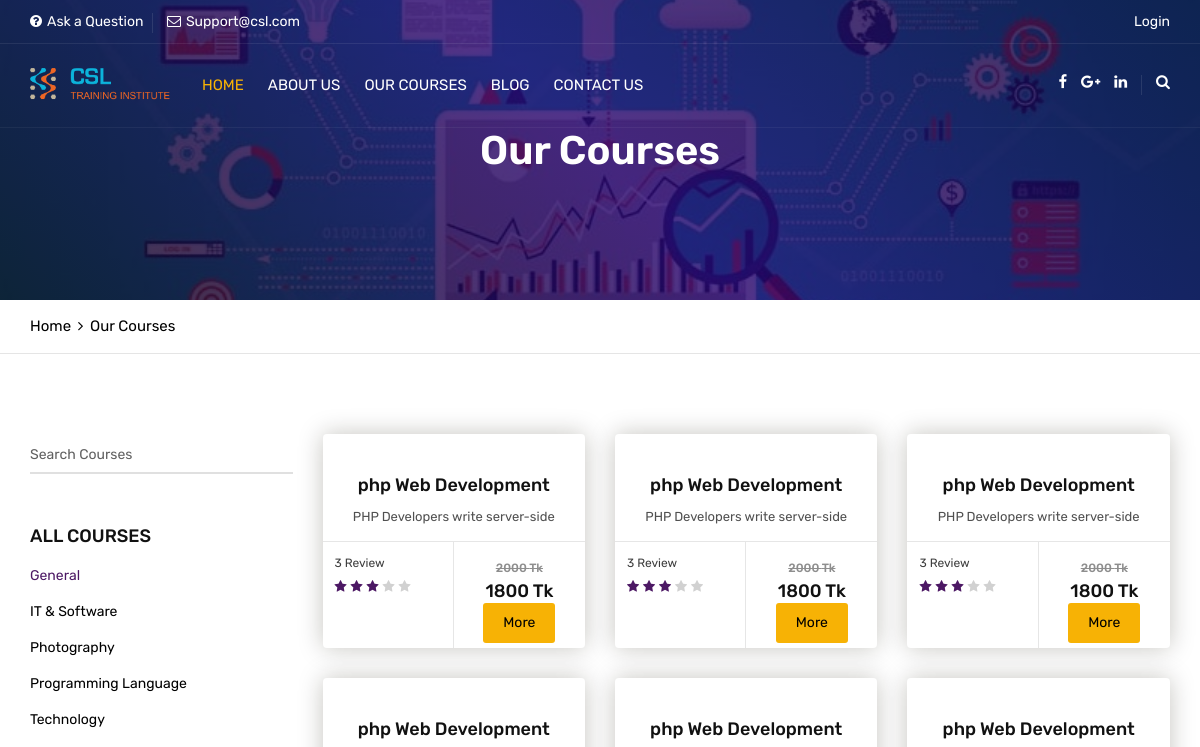
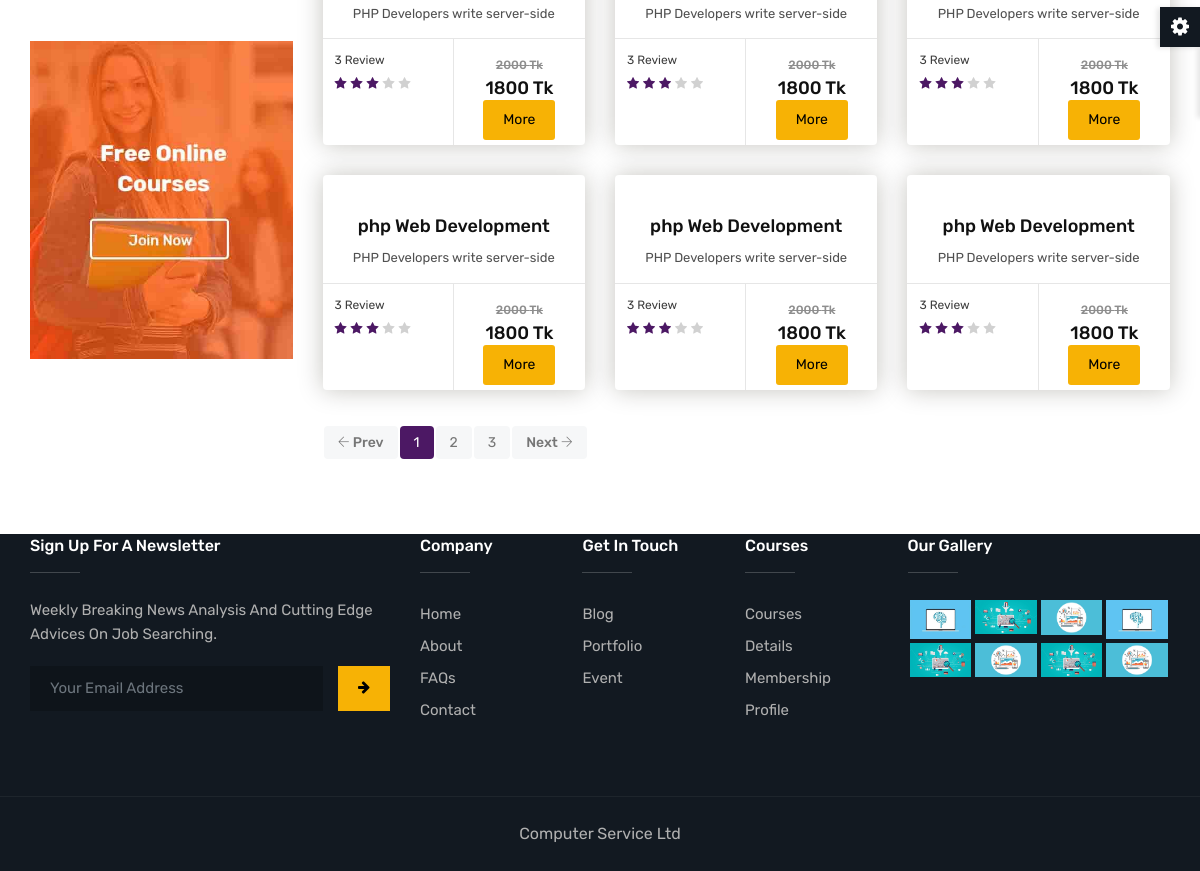
/courses.php, run on an earlier commit of the app's database (2 pictures, top to bottom).
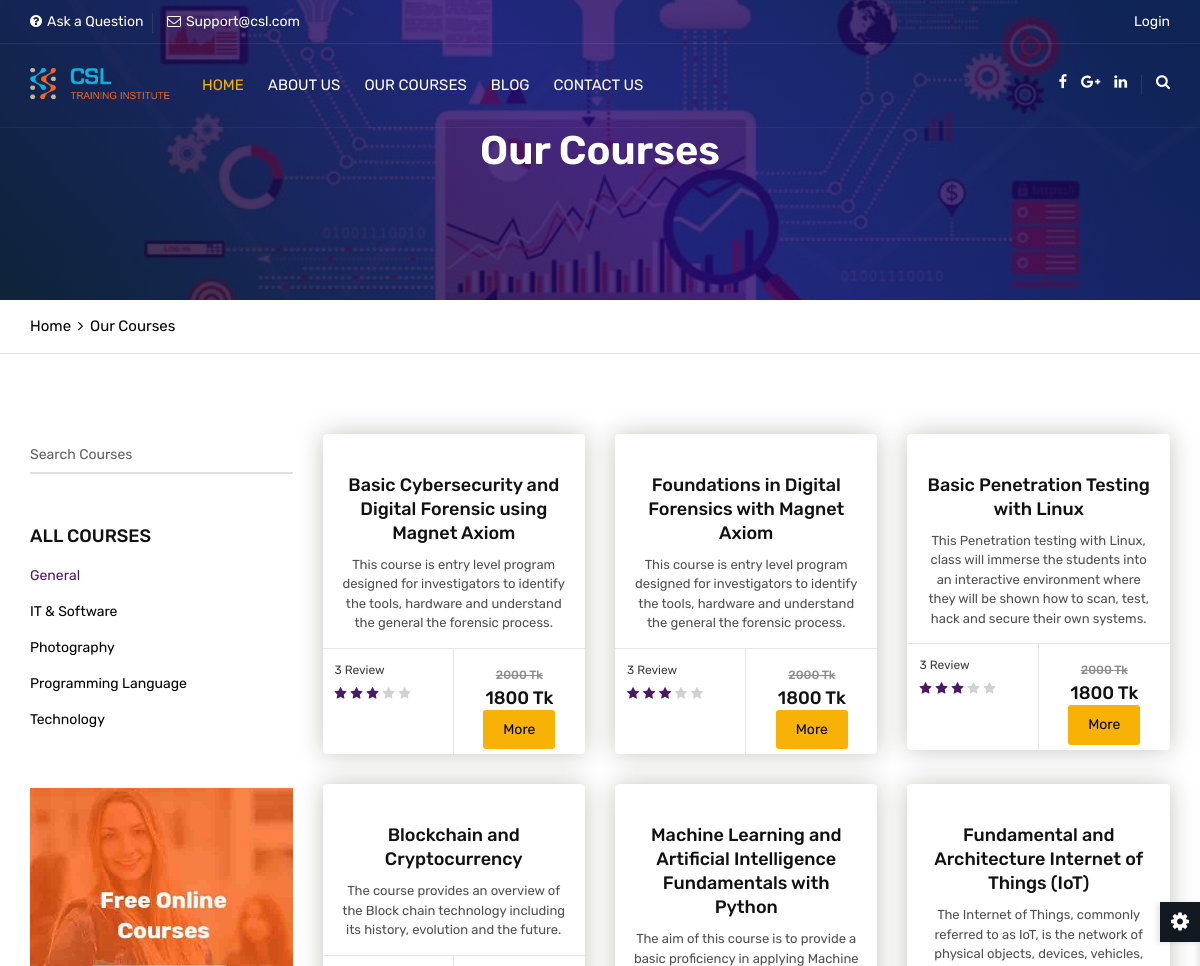
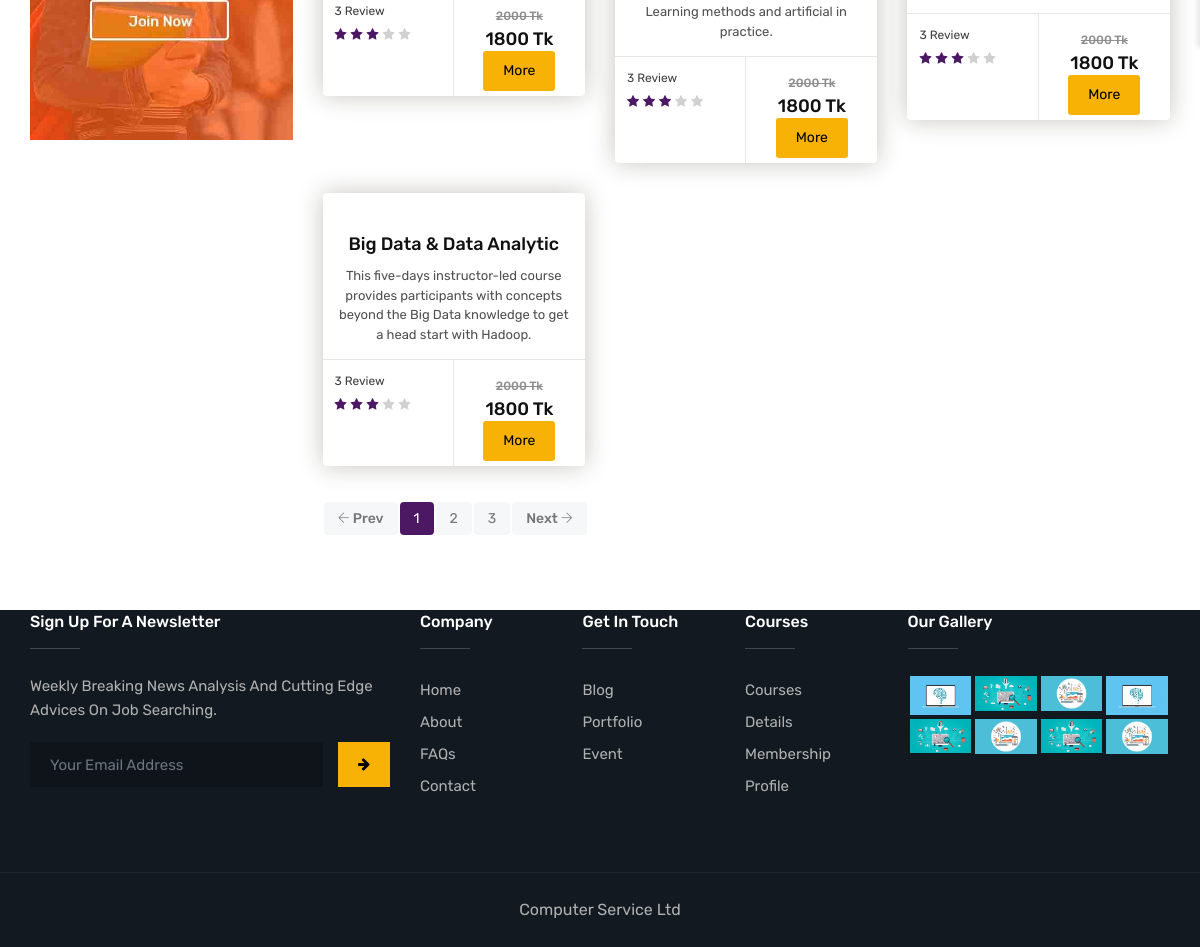
And on a later commit of the database (2 pictures, top to bottom).
### tables this page shows
CREATE TABLE `courses` (
  `course_id` int(20) NOT NULL,
  `course_name` text NOT NULL,
  `course_short_desc` text NOT NULL,
  `course_long_desc` text NOT NULL,
  `course_start_date` date NOT NULL,
  `course_end_date` date NOT NULL,
  `no_of_class` int(255) NOT NULL,
  `course_total_hour` int(255) NOT NULL,
  `reg_open_date` date NOT NULL,
  `reg_end_date` date NOT NULL,
  `class_schedule_id` int(11) NOT NULL,
  `venue` text NOT NULL,
  `course_objective` text NOT NULL,
  `course_instructor` text NOT NULL,
  `course_status` text NOT NULL,
  `available_seat` int(100) NOT NULL,
  `course_img_id` text NOT NULL,
  `review` int(10) NOT NULL,
  `old_price` text NOT NULL,
  `new_price` text NOT NULL,
  `created_date` date NOT NULL,
  `last_updated_date` date NOT NULL,
  `created_by` text NOT NULL,
  `last_updated_by` text NOT NULL,
  `course_category` text NOT NULL
);

### courses.php (the view, shortened to what this page needs)
<?php
include "con1.php";
?>
<!DOCTYPE html>
<html lang="en">
<head>
	<link rel="stylesheet" type="text/css" href="assets/css/assets.css">
	<link rel="stylesheet" type="text/css" href="assets/css/typography.css">
	<link rel="stylesheet" type="text/css" href="assets/css/shortcodes/shortcodes.css">
	<link rel="stylesheet" type="text/css" href="assets/css/style.css">
	<link class="skin" rel="stylesheet" type="text/css" href="assets/css/color/color-1.css">
</head>
<body id="bg">
<div class="page-wraper">
   <?php
include "includes/header.php";
 ?>
    <div class="page-content bg-white">
        <div class="page-banner ovbl-dark" style="background-image:url(assets/images/banner/banner3.jpg);">
            <div class="container">
                <div class="page-banner-entry">
                    <h1 class="text-white">Our Courses</h1>
				 </div>
            </div>
        </div>
		<div class="breadcrumb-row">
			<div class="container">
				<ul class="list-inline">
					<li><a href="#">Home</a></li>
					<li>Our Courses</li>
				</ul>
			</div>
		</div>
		<div class="content-block">
			<div class="section-area section-sp1">
                <div class="container">
					 <div class="row">
						<div class="col-lg-3 col-md-4 col-sm-12 m-b30">
							<div class="widget courses-search-bx placeani">
								<div class="form-group">
									<div class="input-group">
										<label>Search Courses</label>
										<input name="dzName" type="text" required class="form-control">
									</div>
								</div>
							</div>
							<div class="widget widget_archive">
                                <h5 class="widget-title style-1">All Courses</h5>
                                <ul>
                                    <li class="active"><a href="#">General</a></li>
                                    <li><a href="#">IT & Software</a></li>
                                    <li><a href="#">Photography</a></li>
                                    <li><a href="#">Programming Language</a></li>
                                    <li><a href="#">Technology</a></li>
                                </ul>
                            </div>
							<div class="widget">
								<a href="#"><img src="assets/images/adv/adv.jpg" alt=""/></a>
							</div>
						</div>
						<div class="col-lg-9 col-md-8 col-sm-12">
							<div class="row">
		<?php
        $get_courses_sql="SELECT * FROM courses";
		$run_courses=mysqli_query($conn,$get_courses_sql);
		while($row_course=mysqli_fetch_array($run_courses)){
		$course_id=$row_course['course_id'];
		$course_name=$row_course['course_name'];
		$course_short_desc=$row_course['course_short_desc'];
		$review=$row_course['review'];
		$old_price=$row_course['old_price'];
		$new_price=$row_course['new_price'];
 ?>
								<div class="col-md-6 col-lg-4 col-sm-6 m-b30">
									<div class="cours-bx">
										<div class="action-box">
										</div>
										<div class="info-bx text-center">
											<h5><a href="course_details.php?course_id=<?php echo $course_id; ?>"><?php echo $course_name; ?></a></h5>
											<span><?php echo $course_short_desc; ?></span>
										</div>
										<div class="cours-more-info">
											<div class="review">
												<span><?php echo $review." Review"; ?> </span>
												<ul class="cours-star">
													<li class="active"><i class="fa fa-star"></i></li>
													<li class="active"><i class="fa fa-star"></i></li>
													<li class="active"><i class="fa fa-star"></i></li>
													<li><i class="fa fa-star"></i></li>
													<li><i class="fa fa-star"></i></li>
												</ul>
											</div>
											<div class="price text-center" style="margin-top: 8px;">
												<del><?php echo $old_price." Tk"; ?></del>
												<h5><?php echo $new_price." Tk"; ?></h5>
											<a href="course_details.php?course_id=<?php echo $course_id; ?>" class="btn">More</a>
											</div>
										</div>
									</div>
								</div>
<?php } ?>
								<div class="col-lg-12 m-b20">
									<div class="pagination-bx rounded-sm gray clearfix">
										<ul class="pagination">
											<li class="previous"><a href="#"><i class="ti-arrow-left"></i> Prev</a></li>
											<li class="active"><a href="#">1</a></li>
											<li><a href="#">2</a></li>
											<li><a href="#">3</a></li>
											<li class="next"><a href="#">Next <i class="ti-arrow-right"></i></a></li>
										</ul>
									</div>
								</div>
							</div>
						</div>
					</div>
				</div>
            </div>
        </div>
    </div>
	<?php
include "includes/footer.php";
 ?>
</div>
</body>
</html>

### includes/header.php (shortened to what this page needs)
  <header class="header rs-nav header-transparent">
<div class="top-bar">
	<div class="container">
		<div class="row d-flex justify-content-between">
			<div class="topbar-left">
				<ul>
					<li><a href=""><i class="fa fa-question-circle"></i>Ask a Question</a></li>
					<li><a href="javascript:"><i class="fa fa-envelope-o"></i>Support@csl.com</a></li>
				</ul>
			</div>
			<div class="topbar-right">
				<ul>
					<li><a href="login.php">Login</a></li>
				</ul>
			</div>
		</div>
	</div>
</div>
<div class="sticky-header navbar-expand-lg">
          <div class="menu-bar clearfix">
              <div class="container clearfix">
			<div class="menu-logo">
				<a href="index.php"><img src="assets/images/logo-white.png" alt=""></a>
			</div>
                  <div class="secondary-menu">
                      <div class="secondary-inner">
                          <ul>
						<li><a href="https://www.facebook.com/contessasolutions/" target="_blank" class="btn-link"><i class="fa fa-facebook"></i></a></li>
						<li><a href="#" class="btn-link"><i class="fa fa-google-plus"></i></a></li>
						<li><a href="https://www.linkedin.com/company/contessa-solutions-&-consultants-ltd-" target="_blank" class="btn-link"><i class="fa fa-linkedin"></i></a></li>
						<li class="search-btn"><button id="quik-search-btn" type="button" class="btn-link"><i class="fa fa-search"></i></button></li>
					</ul>
				</div>
                  </div>
                  <div class="menu-links navbar-collapse collapse justify-content-start" id="menuDropdown">
                      <ul class="nav navbar-nav">
					<li class="active"><a href="index.php">Home </a></li>
					<li><a href="#">About Us </a>
					</li>
					<li class="add-mega-menu"><a href="courses.php">Our Courses</a>
					</li>
					<li><a href="#">Blog</a>
					</li>
					<li class="nav-dashboard"><a href="#">Contact Us</a>
					</li>
				</ul>
                  </div>
              </div>
          </div>
      </div>
  </header>

### includes/footer.php (shortened to what this page needs)
<footer>
    <div class="footer-top">
        <div class="container">
            <div class="row">
	<div class="col-lg-4 col-md-12 col-sm-12 footer-col-4">
                    <div class="widget">
                        <h5 class="footer-title">Sign Up For A Newsletter</h5>
			<p class="text-capitalize m-b20">Weekly Breaking news analysis and cutting edge advices on job searching.</p>
                        <div class="subscribe-form m-b20">
				<form class="subscription-form" action="http://educhamp.themetrades.com/demo/assets/script/mailchamp.php" method="post">
					<div class="input-group">
						<input name="email" required="required"  class="form-control" placeholder="Your Email Address" type="email">
						<span class="input-group-btn">
							<button name="submit" value="Submit" type="submit" class="btn"><i class="fa fa-arrow-right"></i></button>
						</span>
					</div>
				</form>
			</div>
                    </div>
                </div>
	<div class="col-12 col-lg-5 col-md-7 col-sm-12">
		<div class="row">
			<div class="col-4 col-lg-4 col-md-4 col-sm-4">
				<div class="widget footer_widget">
					<h5 class="footer-title">Company</h5>
					<ul>
						<li><a href="index.php">Home</a></li>
						<li><a href="#">About</a></li>
						<li><a href="#">FAQs</a></li>
						<li><a href="#">Contact</a></li>
					</ul>
				</div>
			</div>
			<div class="col-4 col-lg-4 col-md-4 col-sm-4">
				<div class="widget footer_widget">
					<h5 class="footer-title">Get In Touch</h5>
					<ul>
						<li><a href="#">Blog</a></li>
						<li><a href="#">Portfolio</a></li>
						<li><a href="#">Event</a></li>
					</ul>
				</div>
			</div>
			<div class="col-4 col-lg-4 col-md-4 col-sm-4">
				<div class="widget footer_widget">
					<h5 class="footer-title">Courses</h5>
					<ul>
						<li><a href="courses.php">Courses</a></li>
						<li><a href="#">Details</a></li>
						<li><a href="#">Membership</a></li>
						<li><a href="#">Profile</a></li>
					</ul>
				</div>
			</div>
		</div>
                </div>
	<div class="col-12 col-lg-3 col-md-5 col-sm-12 footer-col-4">
                    <div class="widget widget_gallery gallery-grid-4">
                        <h5 class="footer-title">Our Gallery</h5>
                        <ul class="magnific-image">
				<li><a href="assets/images/gallery/pic1.jpg" class="magnific-anchor"><img src="assets/images/gallery/pic1.jpg" alt=""></a></li>
				<li><a href="assets/images/gallery/pic2.jpg" class="magnific-anchor"><img src="assets/images/gallery/pic2.jpg" alt=""></a></li>
				<li><a href="assets/images/gallery/pic3.jpg" class="magnific-anchor"><img src="assets/images/gallery/pic3.jpg" alt=""></a></li>
				<li><a href="assets/images/gallery/pic4.jpg" class="magnific-anchor"><img src="assets/images/gallery/pic4.jpg" alt=""></a></li>
				<li><a href="assets/images/gallery/pic5.jpg" class="magnific-anchor"><img src="assets/images/gallery/pic5.jpg" alt=""></a></li>
				<li><a href="assets/images/gallery/pic6.jpg" class="magnific-anchor"><img src="assets/images/gallery/pic6.jpg" alt=""></a></li>
				<li><a href="assets/images/gallery/pic7.jpg" class="magnific-anchor"><img src="assets/images/gallery/pic7.jpg" alt=""></a></li>
				<li><a href="assets/images/gallery/pic8.jpg" class="magnific-anchor"><img src="assets/images/gallery/pic8.jpg" alt=""></a></li>
			</ul>
                    </div>
                </div>
            </div>
        </div>
    </div>
    <div class="footer-bottom">
        <div class="container">
            <div class="row">
                <div class="col-lg-12 col-md-12 col-sm-12 text-center"> <a target="_blank" href="https://computerservicesltd.com/">Computer Service Ltd</a></div>
            </div>
        </div>
    </div>
</footer>

### assets/css/typography.css (style rules this page uses)
body { background-color: #fff; font-family: Rubik; font-size: 16px; font-weight: 400; color:#505050; padding: 0; margin: 0; overflow-x: hidden; -webkit-font-smoothing: antialiased; font-smoothing: antialiased; -moz-osx-font-smoothing: grayscale; scroll-behavior: smooth; }
a { color: #6f6f6f; outline: 0 none; text-decoration: none; }
img { border-style: none; height: auto; max-width: 100%; vertical-align: middle; }
section, article, aside, details, figcaption, figure, footer, header, hgroup, main, menu, nav, summary { display: block; }
p, address, pre, hr, ul, ol, dl, dd, table { margin-bottom: 24px; }
p { line-height: 28px; margin-bottom: 24px; }
h1, h2, h3, h4, h5, h6 { color: #111111; font-family: rubik; margin-top:0; }
h1 a, h2 a, h3 a, h4 a, h5 a, h6 a { color: inherit; }
h1 { font-size: 36px; line-height: 45px; margin-bottom: 25px; font-weight: 700; }
h5 { font-size: 18px; line-height: 24px; margin-bottom: 10px; font-weight: 500; }
dl, ul, ol { list-style-position: outside; padding: 0; }
ul, ol { margin-bottom: 24px; }
ul li, ol li { padding: 0; }
.m-b20 { margin-bottom: 20px; }
.m-b30 { margin-bottom: 30px; }
.text-white { color: #fff; }
.bg-white { background-color: #FFF; }
.text-white { color: #FFF; }
.list-inline li { display: inline-block; }

### assets/css/color/color-1.css (style rules this page uses)
:root { --primary: #4c1864; --sc-primary: #4d0a91; }
.bg-primary,.btn,.comments-area .comment-form p input[type="submit"],.pagination > .active > a,.pagination > .active > span,.pagination > .active > a:hover,.pagination > .active > span:hover,.pagination > .active > a:focus,.pagination > .active > span:focus,.feature-filters .active > [class*="btn"],.list-num-count > li:before,.pagination-bx.primary .pagination > li > a, .pagination-bx.primary .pagination > li > span,button.back-to-top,.rev-btn { background-color: #4c1864; }
.btn:active,.btn:hover,.btn:focus,.active > .btn,.bg-primary-dark,.pagination > li > a:hover, .pagination > li > span:hover, .pagination > li > a:focus, .pagination > li > span:focus ,.pagination > .active > a, .pagination > .active > span, .pagination > .active > a:hover, .pagination > .active > span:hover, .pagination > .active > a:focus, .pagination > .active > span:focus,.sidenav .closebtn:hover,.sidenav .closebtn:focus,.owl-btn-1.primary .owl-prev:hover, .owl-btn-1.primary .owl-next:hover,.owl-btn-2.primary .owl-prev:hover, .owl-btn-2.primary .owl-next:hover,.pagination-bx.primary .pagination > li > a:hover, .pagination-bx.primary .pagination > li > span:hover,.pagination-bx.primary .pagination > li.active > span,.pagination-bx.primary .pagination > li.active > a { background-color: #4d0a91; }
a,.text-primary,.primary li:before,.menu-links .nav > li.active > a,.menu-links .nav > li:hover > a,.menu-links .nav > li .mega-menu > li ul a:hover,.menu-links .nav > li .sub-menu li:hover > a,footer a:active,footer a:focus,footer a:hover,footer h1 a,footer h2 a,footer h3 a,footer h4 a,footer h5 a,footer h6 a,footer p a,.testimonial-1 .testimonial-position,.acod-head a:after,.acod-head a,.acod-head a:hover,.acod-head a.collapsed:hover,.ttr-tabs .nav-tabs > li > a i,h1 a:hover,h2 a:hover,h3 a:hover,h4 a:hover,h5 a:hover,h6 a:hover,.btn.outline,.btn-link:hover { color: #4c1864; }
.footer-top,.footer-bottom { background-color: #121921; }
.ovbl-middle::after, .ovbl-light::after, .ovbl-dark::after { background: #100018; background: -moz-linear-gradient(45deg, #100018 0%, #26006c 50%, #110038 100%); background: -webkit-linear-gradient(45deg, #100018 0%,#26006c 50%,#110038 100%); background: linear-gradient(45deg, #100018 0%,#26006c 50%,#110038 100%); filter: progid:DXImageTransform.Microsoft.gradient( startColorstr='#100018', endColorstr='#110038',GradientType=1 ); }
.portfolio-bx .portfolio-info-bx,.btn.outline:hover,.course-info-list ul li a.active, .course-info-list ul li a:hover,.btn,.profile-tabnav .nav li a.active,button.back-to-top,.upcoming-event-carousel.owl-btn-1 .owl-prev, .upcoming-event-carousel.owl-btn-1 .owl-next,.courses-carousel .owl-nav .owl-next, .courses-carousel .owl-nav .owl-prev, .recent-news-carousel .owl-nav .owl-next, .recent-news-carousel .owl-nav .owl-prev, .testimonial-carousel .owl-nav .owl-next, .testimonial-carousel .owl-nav .owl-prev { background-color:#f7b205; color:#000; }
.footer_widget ul li a:hover,[class*="ovbl-"] .counter-style-1 .counter-text,.header-transparent .secondary-menu .btn-link:hover,.header-transparent .menu-links .nav > li:hover > a,.header-transparent .menu-links .nav > li.active > a { color:#f7b205; }

What changed in the data, as far as the page shows it:
removed courses: course_name "php Web Development", course_short_desc "PHP Developers write server-side", review "3", old_price "2000", new_price "1800"
removed courses: course_name "php Web Development", course_short_desc "PHP Developers write server-side", review "3", old_price "2000", new_price "1800"
changed courses: course_name "php Web Development" → "Basic Cybersecurity and Digital Forensic using Magnet Axiom"; course_short_desc "PHP Developers write server-side" → "This course is entry level program designed for investigators to identify the tools, hardware and understand the general the forensic process."
changed courses: course_name "php Web Development" → "Foundations in Digital Forensics with Magnet Axiom"; course_short_desc "PHP Developers write server-side" → "This course is entry level program designed for investigators to identify the tools, hardware and understand the general the forensic process."
changed courses: course_name "php Web Development" → "Basic Penetration Testing with Linux"; course_short_desc "PHP Developers write server-side" → "This Penetration testing with Linux, class will immerse the students into an interactive environment where they will be shown how to scan, test, hack and secure their own systems."
changed courses: course_name "php Web Development" → "Blockchain and Cryptocurrency"; course_short_desc "PHP Developers write server-side" → "The course provides an overview of the Block chain technology including its history, evolution and the future."
changed courses: course_name "php Web Development" → "Machine Learning and Artificial Intelligence Fundamentals with Python"; course_short_desc "PHP Developers write server-side" → "The aim of this course is to provide a basic proficiency in applying Machine Learning methods and artificial in practice."
changed courses: course_name "php Web Development" → "Fundamental and Architecture Internet of Things (IoT)"; course_short_desc "PHP Developers write server-side" → "The Internet of Things, commonly referred to as IoT, is the network of physical objects, devices, vehicles,"
changed courses: course_name "php Web Development" → "Big Data & Data Analytic"; course_short_desc "PHP Developers write server-side" → "This five-days instructor-led course provides participants with concepts beyond the Big Data knowledge to get a head start with Hadoop."
